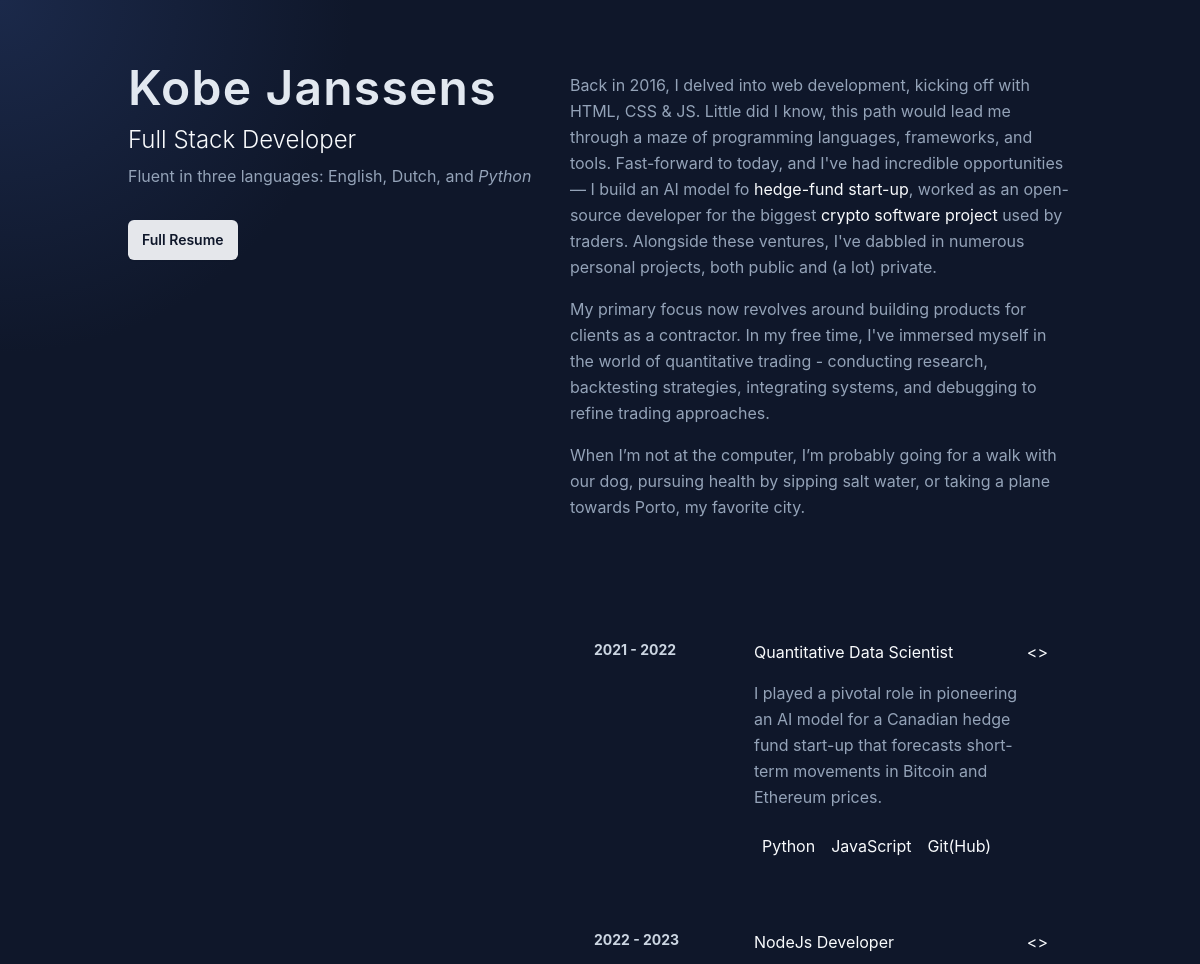
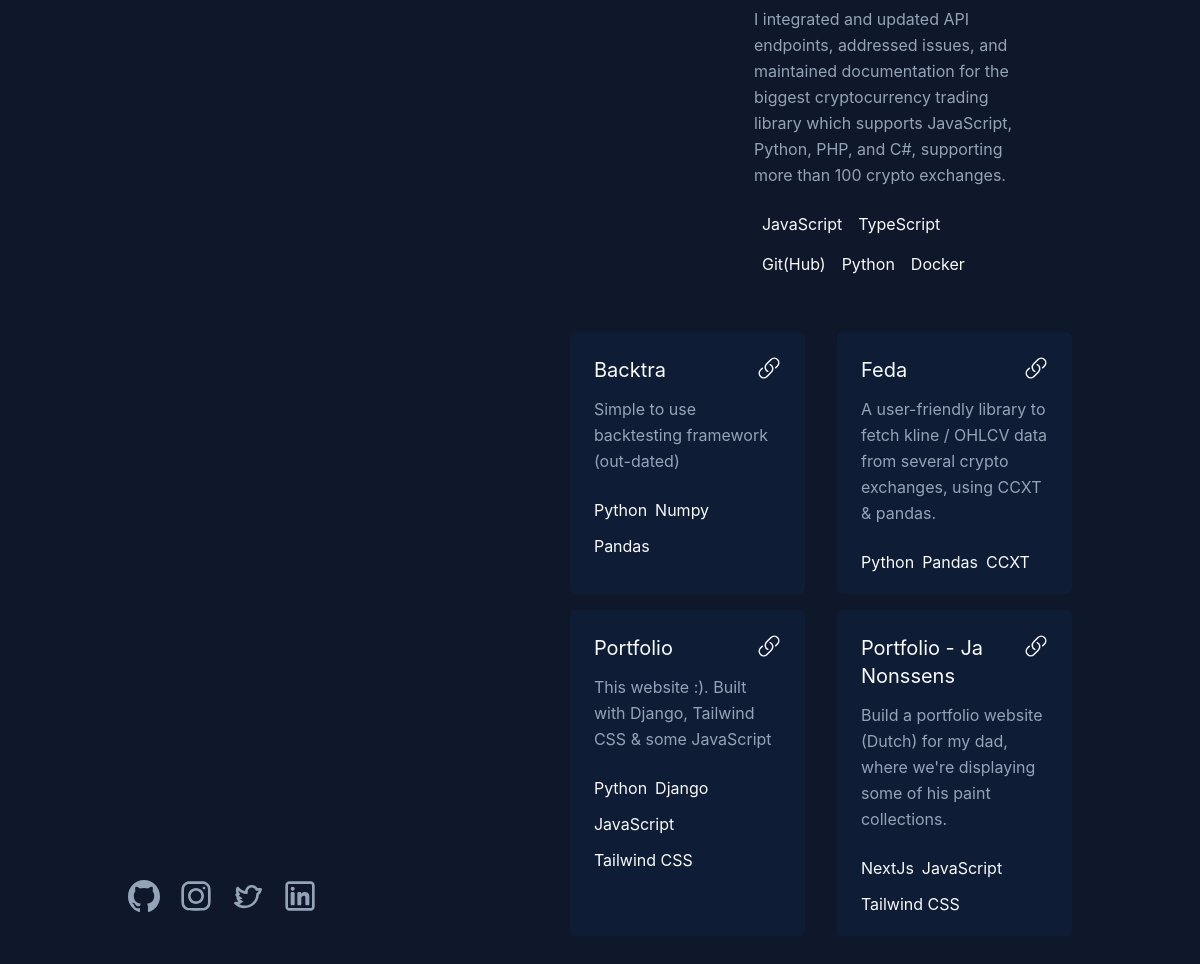
The page / on the database its author committed (2 pictures, top to bottom).
### core/models.py (models this page shows, shortened)
class Job(models.Model):
    title = models.CharField(max_length=255)
    description = models.TextField()
    startYear = models.IntegerField()
    endYear = models.IntegerField() # TODO: If endYear is null display PRESENT
    link = models.CharField(max_length=255)
    tags = models.JSONField('tags')
    class Meta:
        ordering = ('startYear',) # Order list based on start year

class Project(models.Model):
    title = models.CharField(max_length=255)
    description = models.TextField()
    link = models.CharField(max_length=500)
    tags = models.JSONField('tags')
    class Meta:
        ordering = ('title',) # Order list alphabetly based on the job title

### core/views.py (the view)
# urls.py: path('', index, name='index'),
def index(request):
    jobs = Job.objects.all()
    projects = Project.objects.all()
    currentYear = datetime.now().year
    return render(request, 'core/index.html', {
        'jobs': jobs,
        'projects': projects,
        'year': currentYear,
    })

### core/templates/core/index.html (shortened to what this page needs)
{% extends 'core/_base.html' %}
{% load static %}
{% block content %}
    <div class="sm:flex pl-8 sm:pl-16 md:pl-24 lg:pl-32 h-screen overflow-y-auto">
        <div class="side-panel sm:w-2/5 pt-16">
            <div class="name-and-title mb-6">
                <h1 class="name text-4xl font-semibold tracking-tight text-slate-200 sm:text-5xl">
                    <a href="#" class="tracking-wide">Kobe Janssens</a>
                </h1>
                <h2 class="title mt-3 text-xl font-light sm:text-2xl">Full Stack Developer</h2>
                <p class="languages mt-2 text-slate-400">Fluent in three languages: English, Dutch, and <i>Python</i></p>
                <a href="{% static 'resume.pdf' %}" target="_blank">
                    <button type="button" class="resume-button rounded-md bg-gray-200 px-3.5 py-2.5 mt-8 text-sm font-semibold shadow-sm resume-button hover:bg-opacity-75 hover:bg-teal-400 hover:color-white transition duration-500 ease-in-out">
                        Full Resume
                    </button>
                </a>
            </div>
        </div>
        <div class="main-panel sm:w-3/5 sm:ml-6 pt-16 pr-10 sm:pr-16 md:pr-28 lg:pr-32 overflow-y-auto">
            <div class="description text-slate-400 leading-relaxed">
                <p class="mt-2">Back in 2016, I delved into web development, kicking off with HTML, CSS & JS. Little did I know, this path would lead me through a maze of programming languages, frameworks, and tools. Fast-forward to today, and I've had incredible opportunities — I build an AI model fo <a class="job-link" href="https://theelysian.fund/" target="_blank">hedge-fund start-up</a>, worked as an open-source developer for the biggest  <a class="job-link" href="https://github.com/ccxt/ccxt" target="_blank">crypto software project</a> used by traders. Alongside these ventures, I've dabbled in numerous personal projects, both public and (a lot) private.</p>
                <p class="mt-4">My primary focus now revolves around building products for clients as a contractor. In my free time, I've immersed myself in the world of quantitative trading - conducting research, backtesting strategies, integrating systems, and debugging to refine trading approaches.</p>
                <p class="mt-4">When I’m not at the computer, I’m probably going for a walk with our dog, pursuing health by sipping salt water, or taking a plane towards Porto, my favorite city.</p>
            </div>
            <div class="jobs mt-24 mb-6">
                {% for job in jobs %}
                    <div class="job-section flex mb-4 p-6">
                        <a href="{{ job.link }}" class="w-full flex">
                            <div class="w-2/6 text-slate-300 text-sm">
                                <p class="font-bold">{{ job.startYear }} - {{ job.endYear }}</p><br>
                            </div>
                            <div class="w-4/6 pl-4">
                                <h1 class="job-title mb-4">{{ job.title }}</h1>
                                <p class="text-slate-400 leading-relaxed">{{ job.description }}</p>
                                <div class="flex flex-wrap">
                                    <ul class="mt-4 flex flex-wrap">
                                    {% for tag in job.tags.tags %}
                                        <li class="tag inline-block p-2">{{ tag }}</li>
                                    {% endfor %}
                                    </ul>
                                </div>
                            </div>
                            <p><></p>
                        </a>
                    </div>
                {% endfor %}
            </div>
            <div class="projects mb-6 grid grid-cols-1 md:grid-cols-2 gap-x-8">
                {% for project in projects %}
                    <a href="{{ project.link }}" class="mb-4" target="_blank">
                        <div class="project-inner relative flex flex-col h-full px-6 pt-6 rounded-md">
                            <div class="project-top absolute right-0 pr-6">
                            </div>
                            <div class="project-content">
                                <h1 class="project-title text-xl mb-3">{{ project.title }}</h1>
                                <p class="text-slate-400 leading-relaxed">{{ project.description }} </p>
                            </div>
                            <div class="project-tags">
                                <ul class="my-4 flex flex-wrap">
                                    {% for tag in project.tags.tags %}
                                        <li class="project inline-block pt-2 pb-1 pr-2">{{ tag }}</li>
                                    {% endfor %}
                                </ul>
                            </div>
                        </div>
                    </a>
                {% endfor %}
            </div>
        </div>
    </div>
    <footer class="invisible sm:visible">
        <div class="fixed insert-x-0 bottom-0 flex justify-center">
            <div class="flex items-center space-x-4 mb-16">
                <a href="https://github.com/AlgoQ" target="_blank" class="pl-8 pr-1 sm:pl-16 md:pl-24 lg:pl-32">
                </a>
                <a href="https://www.instagram.com/kobejanssens/" target="_blank" class="pr-1">
                </a>
                <a href="https://twitter.com/AlgoQQ" target="_blank" class="pr-1">
                </a>
                <a href="https://www.linkedin.com/in/kobe-janssens-46a93613b/" target="_blank" class="pr-1">
                </a>
            </div>
        </div>
    </footer>
{% endblock %}

### core/templates/core/_base.html (shortened to what this page needs)
{% load static %}
<html lang="en">
<head>
    <script src="https://cdn.tailwindcss.com"></script>
    <link rel="stylesheet" href="https://rsms.me/inter/inter.css">
    <link rel="stylesheet" type="text/css" href="{% static 'css/styles.css' %}">
    <body class="text-slate-50">
        <div class="background-circle invisible md:visible" id="circle"></div>
        <div class="relative z-1">
            {% block content %}
            {% endblock %}
        </div>
    </body>
</html>

### core/static/css/styles.css (style rules this page uses)
body { overflow: hidden; background-color: rgba(15, 23, 42, 1); color: rgb(248 250 252); font-family: Inter, ui-sans-serif, system-ui, -apple-system, BlinkMacSystemFont, "Segoe UI", Roboto, Arial, sans-serif; }
#circle { position: absolute; transform: translate(-50%,-50%); height: 1000px; width: 1000px; border-radius: 50%; background: radial-gradient(circle at center, rgba(27, 41, 74, 1) 0%, rgba(15, 23, 42, 0) 50%); z-index: 0; }
.job-link { color: rgb(248, 250, 252); }
.resume-button { color: rgba(15, 23, 42, 1); }
.job-title { transition: color 0.5s ease; }
.project-inner { background-color: rgba(17, 34, 64, 0.5); }
.project-title { transition: color 0.5s ease; }

### rows shown on the page
Job: startYear "2021", endYear "2022", title "Quantitative Data Scientist", description "I played a pivotal role in pioneering an AI model for a Canadian hedge fund start-up that forecasts short-term movements in Bitcoin and Ethereum prices.", tags "Python" "JavaScript" "Git(Hub)"
Job: startYear "2022", endYear "2023", title "NodeJs Developer", description "I integrated and updated API endpoints, addressed issues, and maintained documentation for the biggest cryptocurrency trading library which supports JavaScript, Python, PHP, and C#, supporting more than 100 crypto exchanges.", tags "JavaScript" "TypeScript" "Git(Hub)" "Python" "Docker"
Project: title "Backtra", description "Simple to use backtesting framework (out-dated)", tags "Python" "Numpy" "Pandas"
Project: title "Feda", description "A user-friendly library to fetch kline / OHLCV data from several crypto exchanges, using CCXT & pandas.", tags "Python" "Pandas" "CCXT"
Project: title "Portfolio", description "This website :). Built with Django, Tailwind CSS & some JavaScript", tags "Python" "Django" "JavaScript" "Tailwind CSS"
Project: title "Portfolio - Ja Nonssens", description "Build a portfolio website (Dutch) for my dad, where we're displaying some of his paint collections.", tags "NextJs" "JavaScript" "Tailwind CSS"
